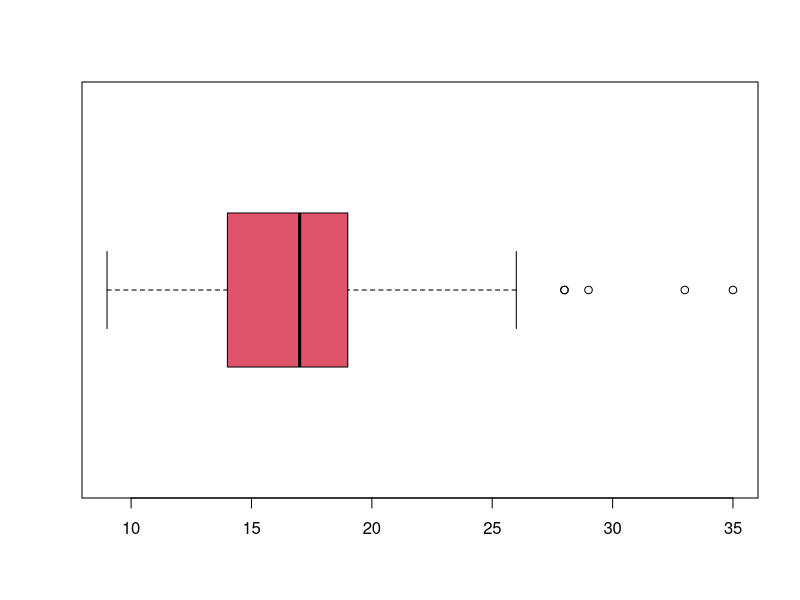

R code for this plot: (Note: this script raises an error after producing the figure.)
# 1.mpg데이터내의 도시연비의 이상치를 NA값으로 처리하고
# 이를 제조사(manufacture)별로 평균값을 제시하시오?
  
mpg=data.frame(ggplot2::mpg)
HWB=boxplot(mpg$cty,horizontal = T,col=2)
HWB$stats
mpg$cty=ifelse(mpg$cty>26|mpg$cty<9,NA,mpg$cty)

data.frame(mpg %>% group_by(manufacturer) %>% 
  summarise(mean_cty=mean(cty)))

# 2.mpg 데이터를 이용해서 분석 문제를 해결해 보세요.
# 우선 mpg 데이터를 불러와서 일부러 이상치를 만들겠습니다. 
# drv(구동방식) 변수의 값은 4(사륜구동), 
# f(전륜구동), r(후륜구동) 세 종류로 되어있습니다. 
# 몇 개의 행에 존재할 수 없는 값 k를 할당하겠습니다. 
# cty(도시 연비) 변수도 몇 개의 행에 극단적으로 크거나 작은 값을 할당하겠습니다.
 mpg <- as.data.frame(ggplot2::mpg) # mpg 데이터 불러오기
 mpg[c(3,10, 14,20, 58, 93), "drv"] <- "k" # drv 이상치 할당
 mpg[c(29, 43, 45, 48, 77, 129, 203), "cty"] <- c(3, 2, 4, 39, 42,47,49) # cty 이상치 할당

# 2.1. drv 에 이상치가 있는지 확인하세요. 이상치를 결측 처리한 다음 이상치가 
# 사라졌는지 확인하세요. 결측처리 할 때는 %in% 기호를 활용하세요.
table(mpg$drv%in%c("4","f","r"))
mpg$drv=ifelse(mpg$drv%in%c("4","f","r"),mpg$drv,NA)
table(is.na(mpg$drv))
 # • 2.2. 상자 그림을 이용해서 cty 에 이상치가 있는지 확인하세요. 
# 상자 그림의 통계치를 이용해 정상 범위를 벗어난 값을 결측 처리한 후 다시 
# 상자 그림을 만들어 이상치가 사라졌는지 확인하세요.
HWB1=boxplot(mpg$cty,horizontal = T,col = 2)
HWB1$stats
mpg$cty=ifelse(mpg$cty>29|mpg$cty<9,NA,mpg$cty)
# • 2.3. 두 변수의 이상치를 결측처리 했으니 이제 분석할 차례입니다. 
# 이상치를 제외한 다음 drv 별로 cty평균이 어떻게 다른지 알아보세요. 
# 하나의 dplyr 구문으로 만들어야 합니다
data.frame(mpg %>% filter(!is.na(drv)&!is.na(cty)) %>%  group_by(drv) %>% 
             summarise(mean_cty=mean(cty)))
